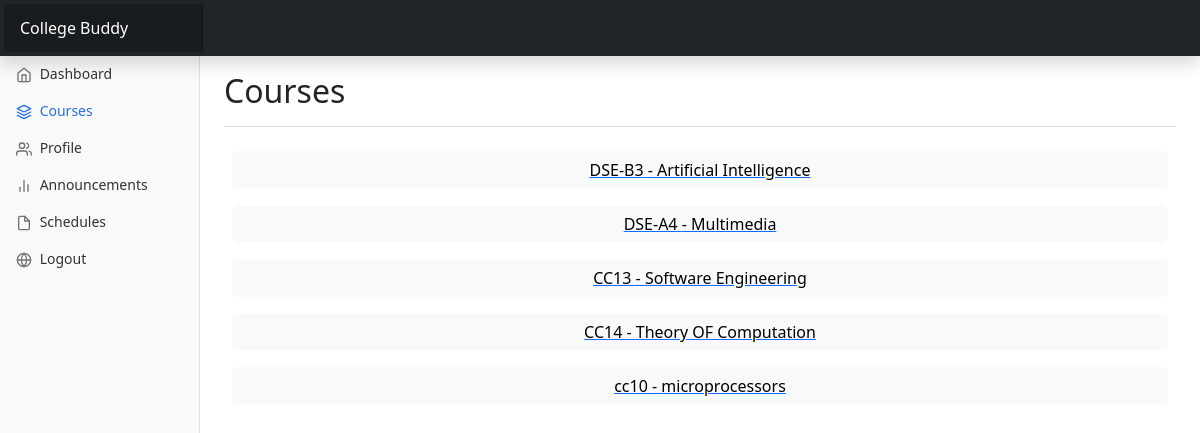
The page /courses (signed in) on the database its author committed.
### dashboard/models.py (models this page shows, shortened)
class Course(models.Model):
    course_id = models.CharField(max_length=20)
    name = models.CharField(max_length=50)
    description = models.TextField(blank=True, null=True)

### dashboard/views.py (the view)
# urls.py: path('courses', views.courses,name='courses'),
@login_required
def courses(request):
    if request.user.is_authenticated and request.user.groups.filter(name='Student').exists():
        student = Student.objects.get(roll_no=request.user)
        courses = Course.objects.filter(enrolled_students__in=[student])
        is_student = True
    elif request.user.is_authenticated and request.user.groups.filter(name='Professor').exists():
        professor = Professor.objects.get(professor_id=request.user)
        courses = Course.objects.filter(instructors__in=[professor])
        is_student = False
    elif request.user.is_authenticated:
       courses = Course.objects.all
       is_student = False
    else:
        return redirect('login')
    context = {
        'courses': courses,
    }
    return render(request,'courses.html',context)

### templates/courses.html (shortened to what this page needs)
{% extends 'base.html' %}
{% block courses %}active{% endblock courses  %}
{% block header%}Courses{% endblock header %}
{% block body %}
    <div>
        {% for course in courses %}
        <a  class="d-grid gap-2 p-2" href="{% url 'coursedetails' course.course_id %}">
            <button class="btn btn-light">{{ course.course_id }} - {{ course.name }}</button>
          </a>
        {% endfor %}
        </div>
{% endblock body %}

### static/dashboard.css (style rules this page uses)
body { font-size: .875rem; }

### rows shown on the page
Course: course_id "DSE-B3", name "Artificial Intelligence"
Course: course_id "DSE-A4", name "Multimedia"
Course: course_id "CC13", name "Software Engineering"
Course: course_id "CC14", name "Theory OF Computation"
Course: course_id "cc10", name "microprocessors"
